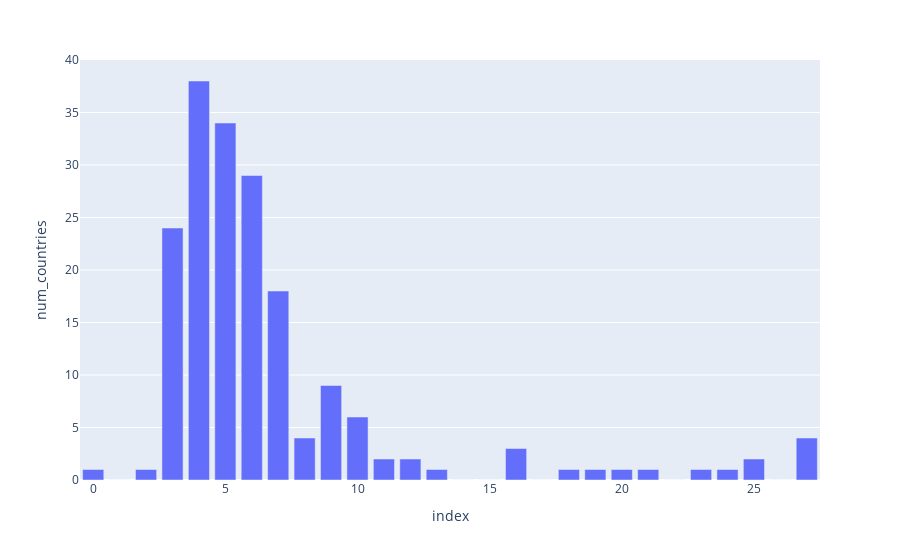

The notebook cell this image was saved under:
### Code cell
import pandas as pd
import plotly.graph_objs as go
import geopandas as gpd
import os
import plotly.express as px

#import dash_core_components as dcc

# The cwd is the root of the project. To access the data folder ./data
print (os.getcwd())

# load data as a dataframe
gdf = gpd.read_file('https://raw.githubusercontent.com/unicef/magicbox-reports/report/blogpost_stringency_measures/data/geodata_COVID-19_stringency_delay.geojson', driver='GeoJSON')

# Num countries vs first day max stringency
histo = pd.read_csv('/Users/merlos/devel/magicbox-reports/magicbox-reports/data/histo_num_countries_vs_first_day_max_stringency.csv')

def histo_num_countries_vs_first_day_max_stringency_figure():
  x = histo['start_date']
  y = histo['num_countries']
  colors = histo['color']
  figure = go.Figure(
    data=[go.Bar(y=y)],
    layout=go.Layout(
        title=go.layout.Title(text="First day of maximum stringency index"),
    
    )
  )  
  return figure
  #return dcc.Graph(
  #  id="histo_num_countries_vs_fist_day_stringency",
  #  config={'displaylogo': False},
  #  figure=figure
  #)
    
def histo_num_countries_vs_first_day_max_stringency():
  x = histo['start_date']
  y = histo['num_countries']
  colors = histo['color']
  marker=dict(
            color='LightSkyBlue',
            size=80,
            line=dict(
                color='MediumPurple',
                width=8
            )
        ),
  figure = px.bar(histo, y='num_countries') 
  return figure

figure = histo_num_countries_vs_first_day_max_stringency()

figure.show()

### Figure 1 — Plotly figure (JSON) as saved in the notebook; plotly's stock layout.template omitted (floating-point values rounded to 4 significant figures)
{"data": [{"alignmentgroup": "True", "hovertemplate": "index=%{x}<br>num_countries=%{y}<extra></extra>", "legendgroup": "", "marker": {"color": "#636efa"}, "name": "", "offsetgroup": "", "orientation": "v", "showlegend": false, "textposition": "auto", "type": "bar", "x": [0, 1, 2, 3, 4, 5, 6, 7, 8, 9, 10, 11, 12, 13, 14, 15, 16, 17, 18, 19, 20, 21, 22, 23, 24, 25, 26, 27], "xaxis": "x", "y": [1, 0, 1, 24, 38, 34, 29, 18, 4, 9, 6, 2, 2, 1, 0, 0, 3, 0, 1, 1, 1, 1, 0, 1, 1, 2, 0, 4], "yaxis": "y"}], "layout": {"barmode": "relative", "legend": {"tracegroupgap": 0}, "margin": {"t": 60}, "xaxis": {"anchor": "y", "domain": [0, 1], "title": {"text": "index"}}, "yaxis": {"anchor": "x", "domain": [0, 1], "title": {"text": "num_countries"}}}}
